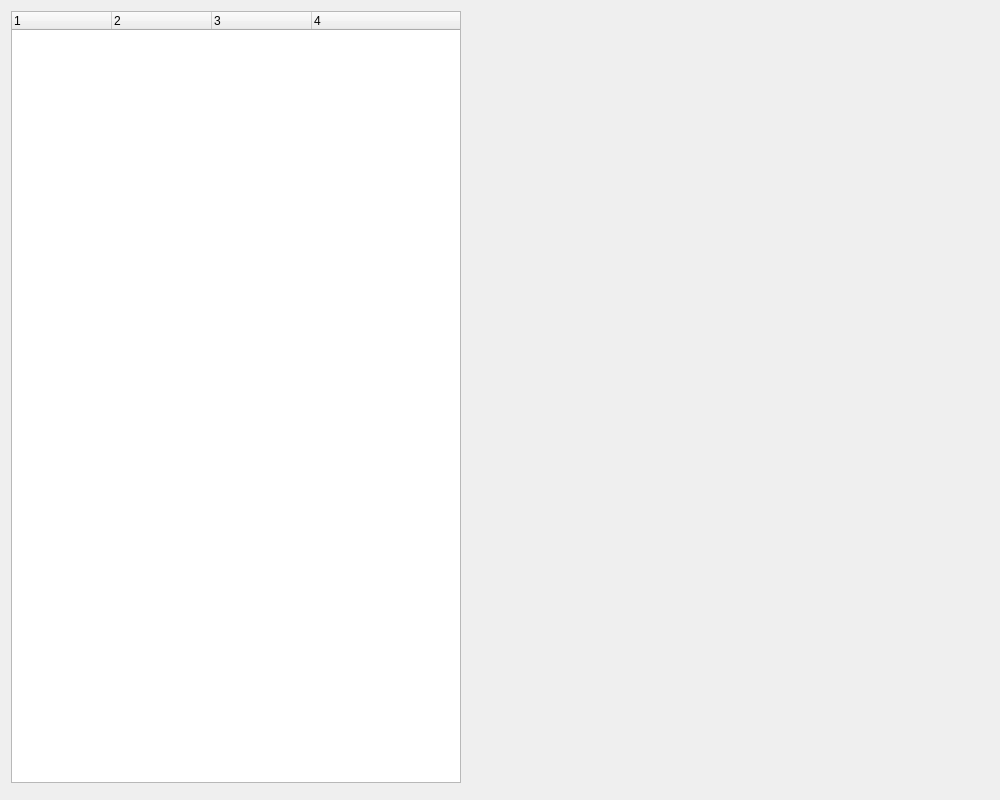
<?xml version="1.0" encoding="UTF-8"?>
<ui version="4.0">
 <class>snowgui::imageswindow</class>
 <widget class="QWidget" name="snowgui::imageswindow">
  <property name="geometry">
   <rect>
    <x>0</x>
    <y>0</y>
    <width>1000</width>
    <height>800</height>
   </rect>
  </property>
  <property name="windowTitle">
   <string>Form</string>
  </property>
  <layout class="QHBoxLayout" name="horizontalLayout">
   <item>
    <widget class="QWidget" name="imageselectionWidget" native="true">
     <property name="maximumSize">
      <size>
       <width>450</width>
       <height>16777215</height>
      </size>
     </property>
     <layout class="QVBoxLayout" name="verticalLayout">
      <property name="leftMargin">
       <number>0</number>
      </property>
      <property name="topMargin">
       <number>0</number>
      </property>
      <property name="rightMargin">
       <number>0</number>
      </property>
      <property name="bottomMargin">
       <number>0</number>
      </property>
      <item>
       <widget class="QTreeWidget" name="imageTree">
        <property name="minimumSize">
         <size>
          <width>450</width>
          <height>0</height>
         </size>
        </property>
        <property name="maximumSize">
         <size>
          <width>16777215</width>
          <height>16777215</height>
         </size>
        </property>
        <property name="columnCount">
         <number>4</number>
        </property>
        <column>
         <property name="text">
          <string notr="true">1</string>
         </property>
        </column>
        <column>
         <property name="text">
          <string notr="true">2</string>
         </property>
        </column>
        <column>
         <property name="text">
          <string notr="true">3</string>
         </property>
        </column>
        <column>
         <property name="text">
          <string notr="true">4</string>
         </property>
        </column>
       </widget>
      </item>
      <item>
       <widget class="snowgui::imagedetailwidget" name="imagedetailWidget" native="true"/>
      </item>
     </layout>
    </widget>
   </item>
   <item>
    <widget class="snowgui::imagedisplaywidget" name="imageWidget" native="true"/>
   </item>
  </layout>
 </widget>
 <customwidgets>
  <customwidget>
   <class>snowgui::imagedetailwidget</class>
   <extends>QWidget</extends>
   <header>imagedetailwidget.h</header>
   <container>1</container>
  </customwidget>
  <customwidget>
   <class>snowgui::imagedisplaywidget</class>
   <extends>QWidget</extends>
   <header location="global">imagedisplaywidget.h</header>
   <container>1</container>
  </customwidget>
 </customwidgets>
 <resources/>
 <connections/>
</ui>
